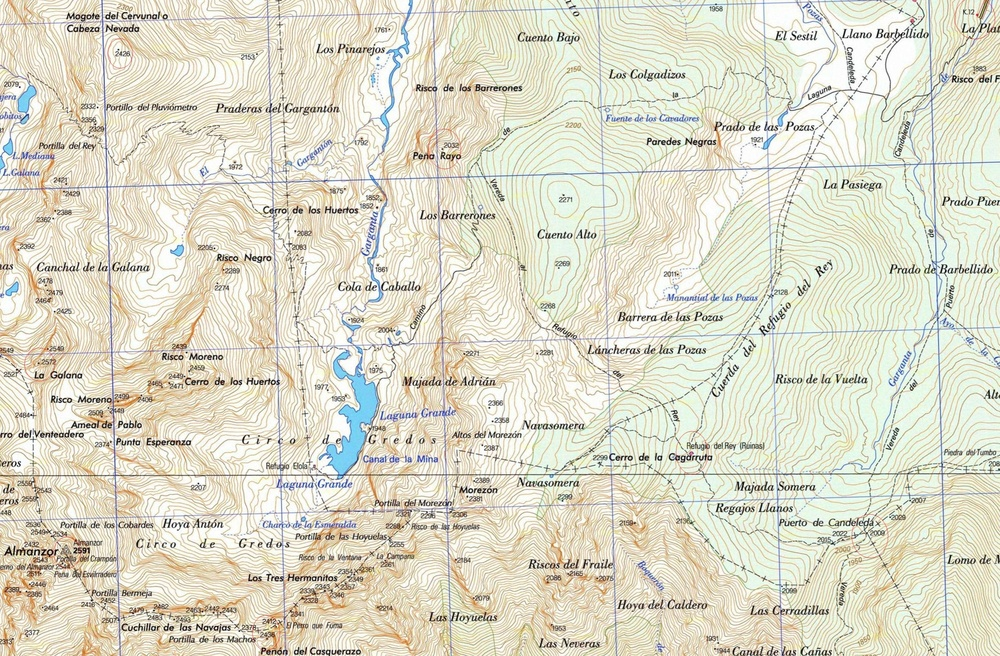
%> input picture MATLAB/mapa.jpg, 1000 x 656 px, shrunk from 3200 x 2100 before the run
$ octave practiva_interpolacion_ajuste.m   (GNU Octave 9; MATLAB toolbox functions it lacks are replaced by stand-ins)
%> lines starting %> are read from the running program, lines starting %| are printed output that depends on the picture
### MATLAB/get_similar.m
function [P,res]=get_similar(X,Y,E,N)
    H=[X Y ones(size(X)) zeros(size(X));
        -Y X zeros(size(X)) ones(size(X))];
    v=[E;N];
    c=H\v;
    P=[c(1,1) c(2,1) c(3,1);
        c(2,1) -c(1,1) c(4,1)];
    res=v-H*c;
end

### MATLAB/practiva_interpolacion_ajuste.m
clear

% [121 lines of commented-out code are left out]

load puntos_control;
mapa=imread('mapa.jpg');
%> mapa is the input picture: size 656x1000x3 uint8; mean R, G, B 221.6, 219.8, 202.4
figure(1);
imshow(mapa);hold on;
plot(X,Y,'r+');hold off;
%> after `plot(X,Y,'r+')`:
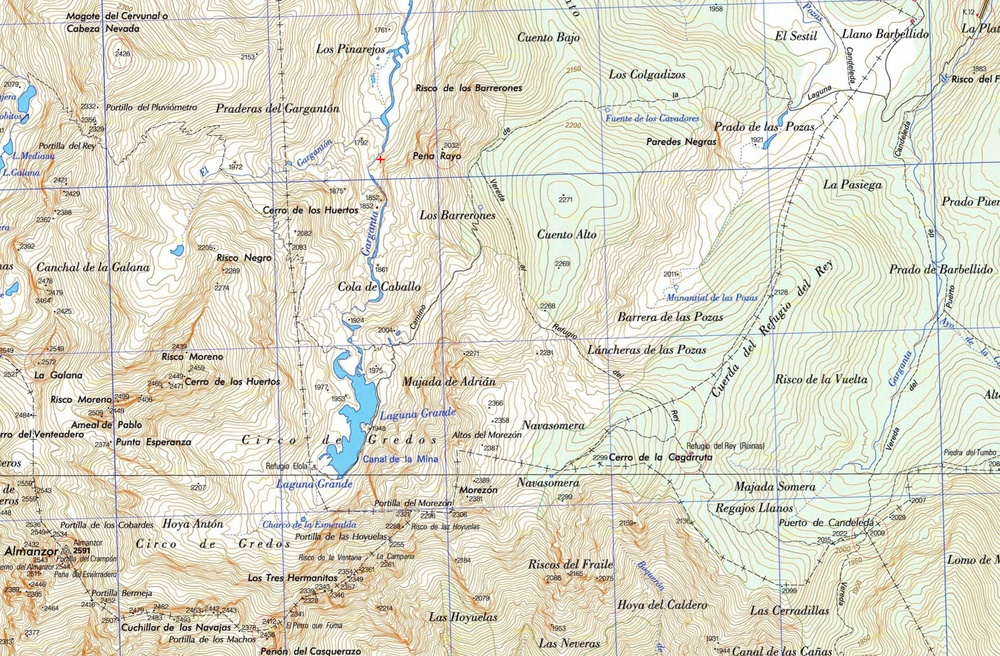
%> figure redrawn from the program's plot data


X(4,:)=[];
Y(4,:)=[];
E(4,:)=[];
N(4,:)=[];
[P,res]=get_similar(X,Y,E,N);
fprintf('%6.3f %6.3f %9.1f\n',P');
figure(2);
plot((1:length(res)/2),res(1:length(res)/2));
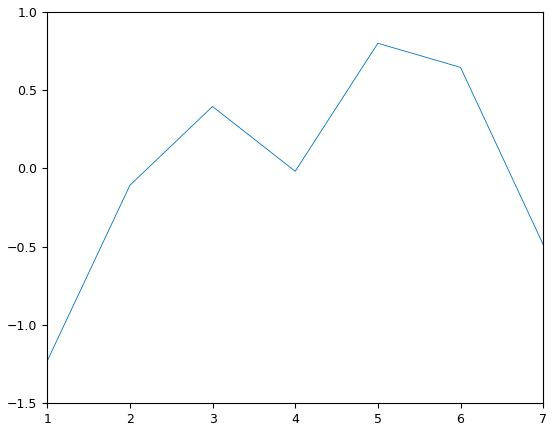
%> figure redrawn from the program's plot data


PP=[P;[0 0 1]];
QQ=inv(PP);
Q1=QQ(1:2, :);
Q2=get_similar(E,N,X,Y);

diferencia=Q2-Q1;

load track;
pixels=zeros(size(track));
for k=1:length(track)
    pixels(:,k)=Q1*[track(:,k);1];
end
figure(3);
imshow(mapa);hold on;
plot(pixels(1,:),pixels(2,:), 'b','LineWidth',2);holf off;
%> (this line was passed over: holf is not available in this run)
